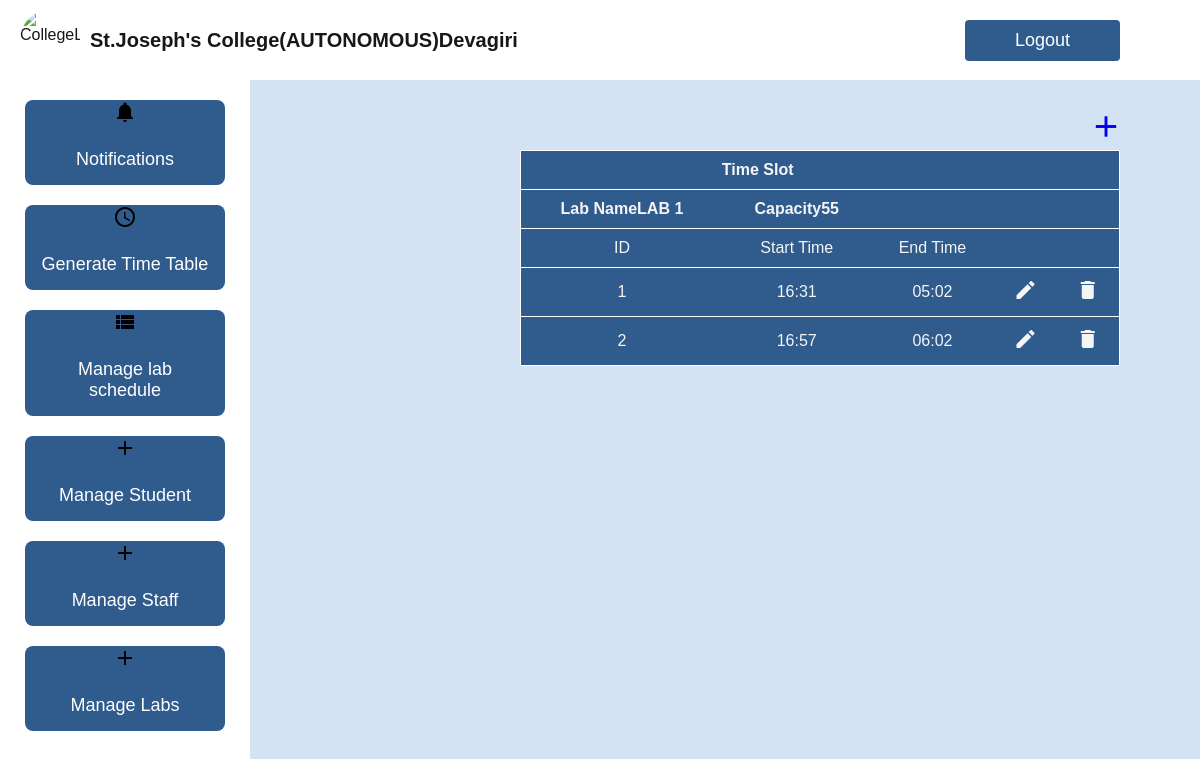
The page /administrator/viewtimeslot/1 on the database its author committed.
### administrator/models.py (models this page shows, shortened)
class WorkingDay(models.Model):
    lab = models.ForeignKey(Lab, on_delete=models.CASCADE)
    day = models.CharField(max_length=20)  # Example: 'Monday', 'Tuesday', etc.
    start_time = models.TimeField()  # Example: 09:00 AM
    end_time = models.TimeField()    # Example: 05:00 PM

class Lab(models.Model):
    name = models.CharField(max_length=100)
    capacity = models.CharField(max_length=200)

class TimeSlot(models.Model):
    working_day = models.ForeignKey(WorkingDay, on_delete=models.CASCADE)
    slot_start_time = models.TimeField()  # Example: 09:00 AM
    slot_end_time = models.TimeField()    # Example: 10:00 AM

### administrator/views.py (the view)
# urls.py: path('viewtimeslot/<int:id>',Viewtimeslot.as_view(),name='viewtimeslot'),
class Viewtimeslot(View):
    def get(self,request,id):
        t=TimeSlot.objects.filter(working_day__id=id)
        e=WorkingDay.objects.filter(id=id).first()
        print(t)
        return render(request,'admin/viewtimeslot.html',{'t':t,'e':e})

### templates/admin/viewtimeslot.html (shortened to what this page needs)
{% extends 'admin/adminbase.html' %}
{%block body%}
    <div class="plusbutton">
      <a href="/administrator/addtimeslot/{{e.id}}"><i class="material-icons" style="font-size: 35px;">add</i></a>
    </div>
<div>
    <table id="table1">
            <tr>
                <th colspan="3">Time Slot</th>
            </tr>
            <tr>
                <th colspan="">Lab Name{{e.lab.name}}</th>
                <th>Capacity{{e.lab.capacity}}</th>
            </tr>
            <tr>
                <td>ID</td>
                <td>Start Time</td>
                <td>End Time</td>
            </tr>
            {% for i in t %}
            <tr>
                <td>{{i.id}}</td>
                <td>{{ i.slot_start_time|time:'H:i' }}</td>
                <td>{{ i.slot_end_time|time:'H:i' }}</td>
                <td><a href="/administrator/edittimeslot/{{i.id}}"><i class="material-icons" style="color: whitesmoke;">edit</i></a></td>
                <td><a href="/administrator/Deletetimeslot/{{i.id}}"><i class="material-icons" style="color: whitesmoke;">delete</i></a></td>
            </tr>
            {% endfor %}
    </table>
</div>
{% endblock %}

### templates/admin/adminbase.html (style rules this page uses)
* { font-family: Arial, sans-serif; margin: 0; padding: 0; box-sizing: border-box; }
body { background: url("D:\ssk.png") no-repeat; background-size: cover; }
body { background-color: rgb(211, 227, 244); }

### templates/admin/viewtimeslot.html (style rules this page uses)
#table1 { width: 50%; border-collapse: collapse; background-color: #2f5b8d; border:1px solid black; margin-left: 520px; }
th,td { padding: 10px; text-align: center; color: whitesmoke; }
tr { border:1px solid white; }
* { font-family: Arial, sans-serif; margin: 0; padding: 0; box-sizing: border-box; }
.plusbutton { margin-left: 1012px; border-radius: 5px; text-align: center; font-size: 25px; margin-top:109px; }

### rows shown on the page
WorkingDay: lab.name "LAB 1", lab.capacity "55"
TimeSlot: id "1", slot_start_time "16:31", slot_end_time "05:02"
TimeSlot: id "2", slot_start_time "16:57", slot_end_time "06:02"
